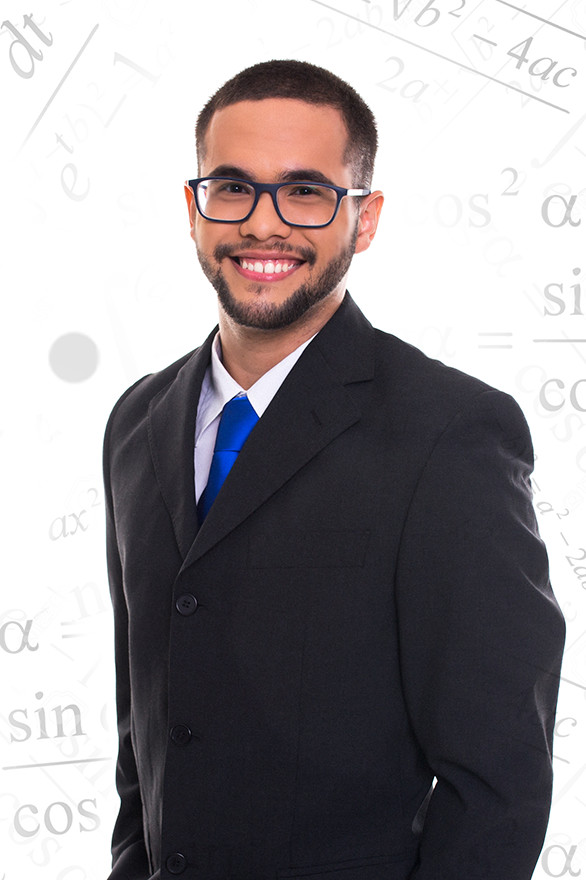
//> input picture Atividade 2/perfil.png, 586 x 880 px
$ ./regions   (built with g++ and OpenCV 4)
//> lines starting //> are read from the running program, lines starting //| are printed output that depends on the picture
 #include <iostream>
#include <opencv2/opencv.hpp>

using namespace cv;
using namespace std;

int main(int, char**){
  Mat image;
  Vec3b val;
  int pxl;

  image= imread("perfil.png",CV_LOAD_IMAGE_GRAYSCALE);
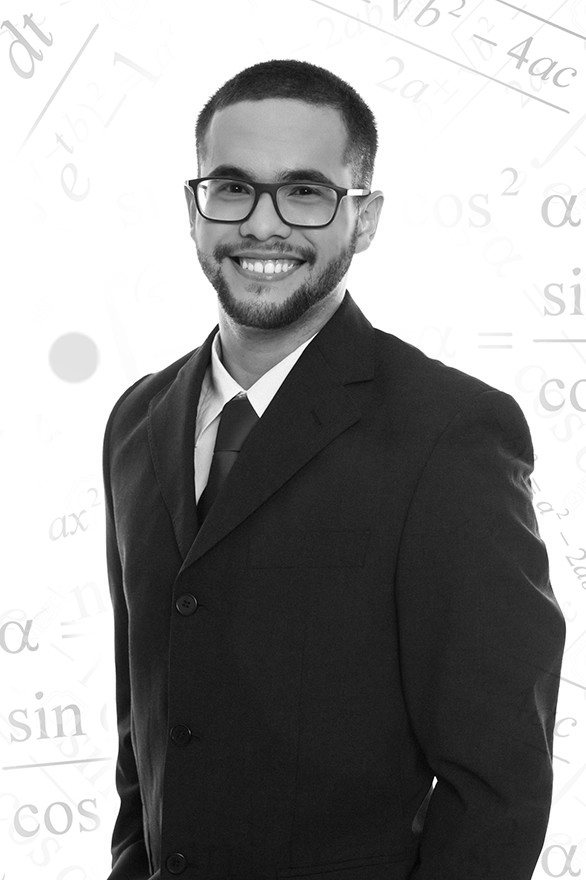
//> image: 880 rows x 586 cols, CV_8UC1; min 0, max 255, mean 148.4
  if(!image.data)
    cout << "couldn't load image" << endl;

  namedWindow("janela",WINDOW_AUTOSIZE);

  for(int i=100;i<500;i++){
    for(int j=100;j<500;j++){
        pxl = image.at<uchar>(i,j);
        image.at<uchar>(i,j)= 255 - pxl;
    }
  }
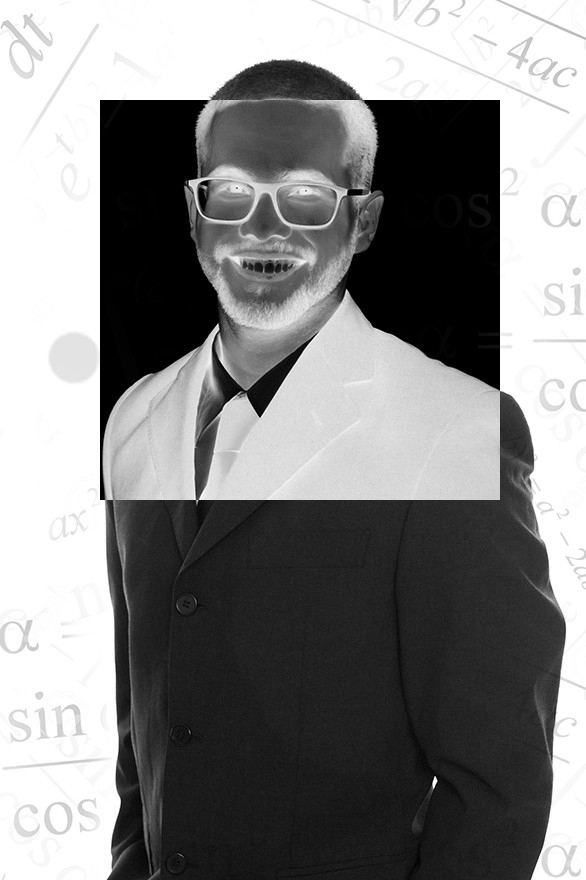
//> image: 880 rows x 586 cols, CV_8UC1; min 0, max 255, mean 132.5
//> after the loop, pxl = 52

  imwrite("negative.jpg", image);
  imshow("window", image);

  waitKey();

  return 0;
}
